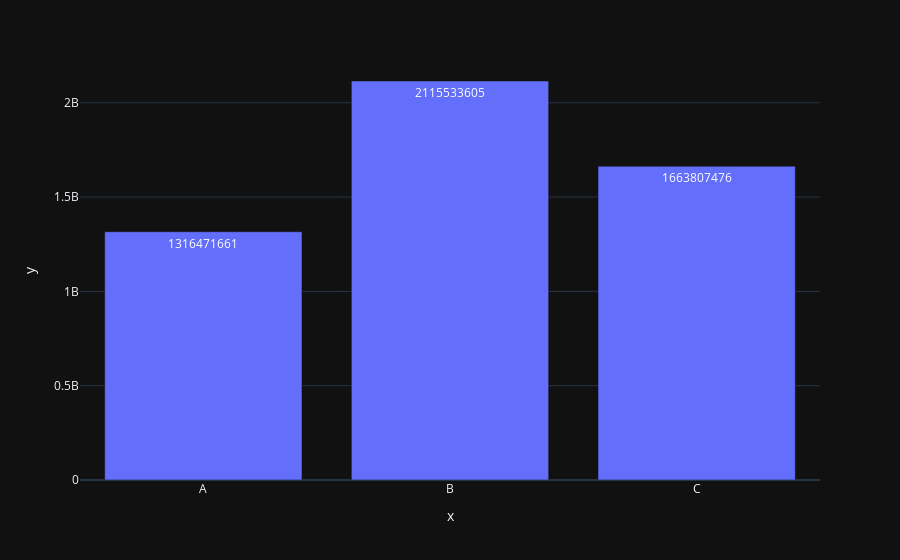

The code cell stored with this chart in its notebook:
### Code cell
px.bar(y=df.groupby('City_Category')['Purchase'].sum(),x=df.groupby('City_Category')['Purchase'].sum().index,template='plotly_dark',text=df.groupby('City_Category')['Purchase'].sum())

### Figure 1 — Plotly figure (JSON) as saved in the notebook; plotly's stock layout.template omitted (floating-point values rounded to 4 significant figures)
{"data": [{"alignmentgroup": "True", "hovertemplate": "x=%{x}<br>y=%{y}<br>text=%{text}<extra></extra>", "legendgroup": "", "marker": {"color": "#636efa", "pattern": {"shape": ""}}, "name": "", "offsetgroup": "", "orientation": "v", "showlegend": false, "text": [1316471661, 2115533605, 1663807476], "textposition": "auto", "type": "bar", "x": ["A", "B", "C"], "xaxis": "x", "y": [1316471661, 2115533605, 1663807476], "yaxis": "y"}], "layout": {"barmode": "relative", "legend": {"tracegroupgap": 0}, "margin": {"t": 60}, "xaxis": {"anchor": "y", "domain": [0, 1], "title": {"text": "x"}}, "yaxis": {"anchor": "x", "domain": [0, 1], "title": {"text": "y"}}}}
